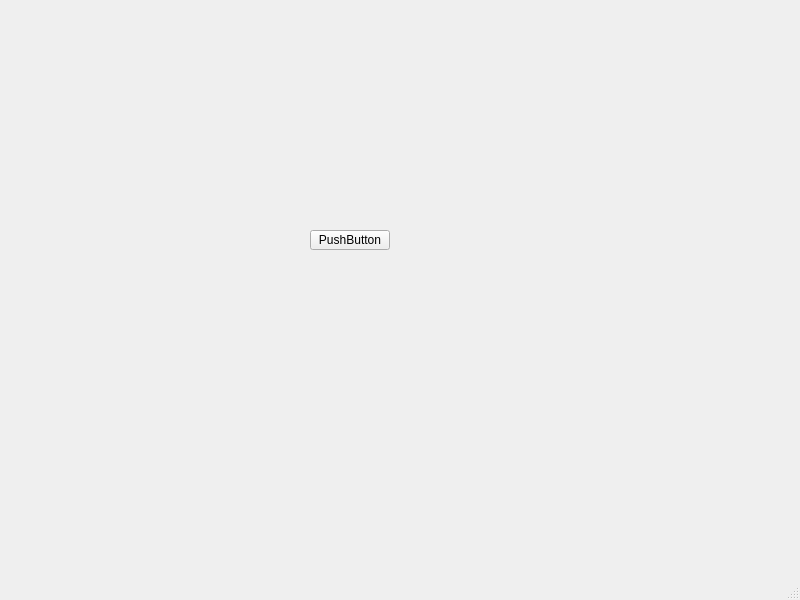
<?xml version="1.0" encoding="UTF-8"?>
<ui version="4.0">
 <class>MainWindow</class>
 <widget class="QMainWindow" name="MainWindow">
  <property name="geometry">
   <rect>
    <x>0</x>
    <y>0</y>
    <width>800</width>
    <height>600</height>
   </rect>
  </property>
  <property name="windowTitle">
   <string>MainWindow</string>
  </property>
  <widget class="QWidget" name="centralwidget">
   <widget class="QPushButton" name="pushButton">
    <property name="geometry">
     <rect>
      <x>310</x>
      <y>230</y>
      <width>80</width>
      <height>20</height>
     </rect>
    </property>
    <property name="text">
     <string>PushButton</string>
    </property>
   </widget>
  </widget>
  <widget class="QMenuBar" name="menubar">
   <property name="geometry">
    <rect>
     <x>0</x>
     <y>0</y>
     <width>800</width>
     <height>21</height>
    </rect>
   </property>
  </widget>
  <widget class="QStatusBar" name="statusbar"/>
 </widget>
 <resources/>
 <connections/>
</ui>
